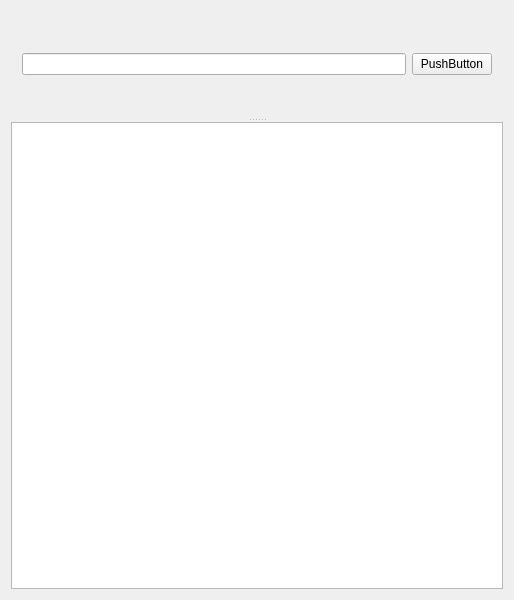
<?xml version="1.0" encoding="UTF-8"?>
<ui version="4.0">
 <class>ShowAllTag</class>
 <widget class="QWidget" name="ShowAllTag">
  <property name="geometry">
   <rect>
    <x>0</x>
    <y>0</y>
    <width>514</width>
    <height>600</height>
   </rect>
  </property>
  <property name="windowTitle">
   <string>ShowAllTag</string>
  </property>
  <layout class="QGridLayout" name="gridLayout">
   <item row="0" column="0">
    <widget class="QSplitter" name="splitter">
     <property name="orientation">
      <enum>Qt::Vertical</enum>
     </property>
     <widget class="QWidget" name="horizontalLayoutWidget">
      <layout class="QHBoxLayout" name="horizontalLayout">
       <item>
        <widget class="QLineEdit" name="lineEdit"/>
       </item>
       <item>
        <widget class="QPushButton" name="pushButton">
         <property name="text">
          <string>PushButton</string>
         </property>
        </widget>
       </item>
      </layout>
     </widget>
     <widget class="QTableWidget" name="tableWidget"/>
    </widget>
   </item>
  </layout>
 </widget>
 <layoutdefault spacing="6" margin="11"/>
 <resources/>
 <connections/>
</ui>
